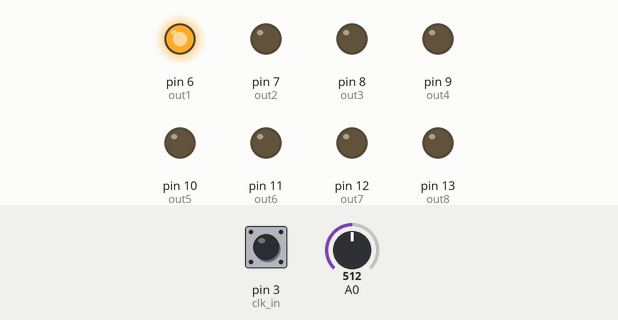
Simulated run of this sketch. Board: Arduino Uno, built with avr-gcc and run on an emulated ATmega328P. Parts: output pins drawn as LEDs (lit = HIGH). The inputs (shaded band) are chosen by the test bench; at power-on: pin 3 (clk_in) HIGH, A0 = 512. Pins used as bus, display or sensor lines are not drawn; what the sketch prints to the serial monitor is not drawn.

Above: at 1.2 s.
1.3 s: pin 3 (clk_in) pulled LOW for 0.15 s
At 1.6 s:
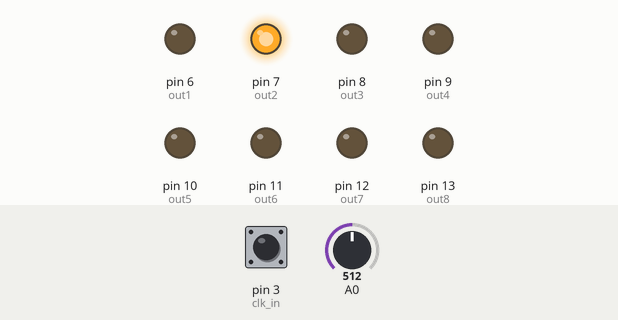
2.9 s: pin 3 (clk_in) pulled LOW for 1 s
At 4.0 s:
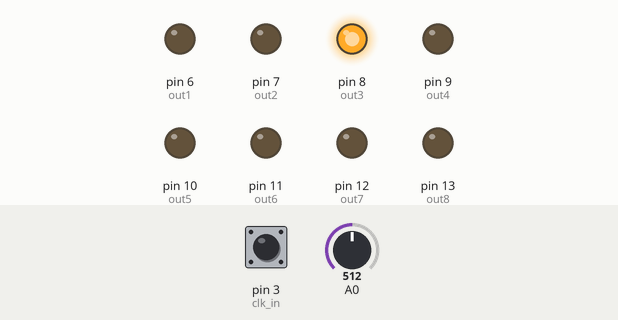
5.4 s: pin 3 (clk_in) pulled LOW for 0.15 s
At 5.9 s:
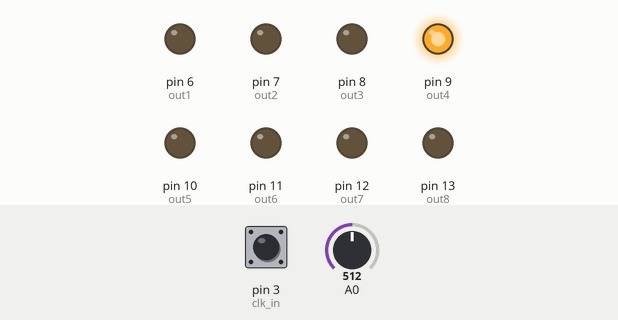
7.0 s: pin 3 (clk_in) pulled LOW for 3.2 s
At 8.4 s:
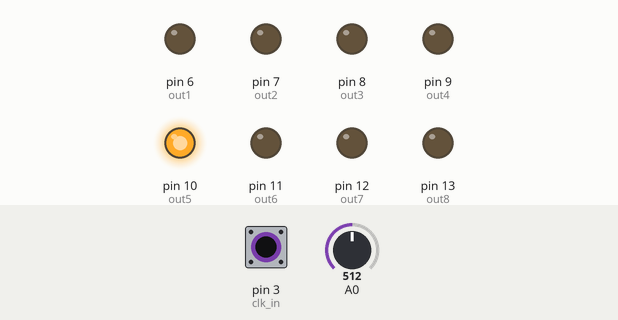
11.7 s: pin 3 (clk_in) pulled LOW for 0.15 s
At 12.9 s:
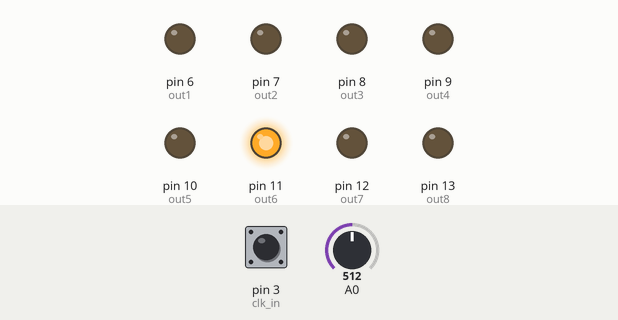
13.3 s: pin 3 (clk_in) pulled LOW for 1 s
At 14.3 s:
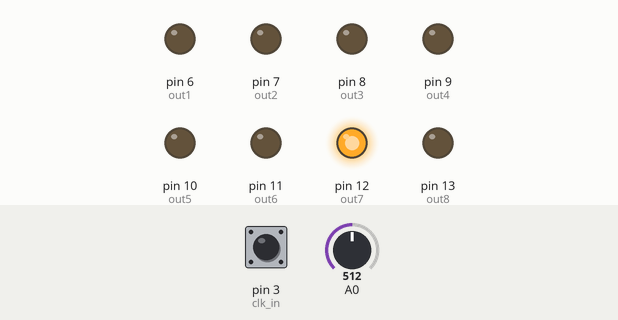
Timing chart, 0 to 16.3 s (numbered marks = the images above; inputs shaded):
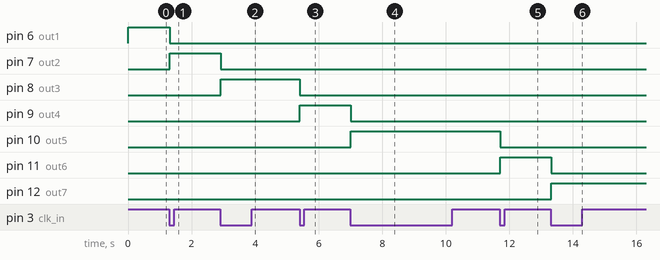

The sketch:

_8step_module.ino
```cpp
#define NOT_PRESSED HIGH
#define WAS_PRESSED LOW

// Predefined functions
void HandleClock();
void StepIfTriggered();

// Global Variables
const int out1 = 6;
const int out2 = 7;
const int out3 = 8;
const int out4 = 9;
const int out5 = 10;
const int out6 = 11;
const int out7 = 12;
const int out8 = 13;

const int clk_in = 3;
const int clk_out = 5;

// Step sequencer variables
int current_step = out1;  // Always start on step one.

int last_button_state = NOT_PRESSED;   // the previous reading from the input pin
int button_state = NOT_PRESSED;
long lastDebounceTime = 0;  // the last time the output pin was toggled
long debounceDelay = 10;    // the debounce time; increase if the output flickers

// Clock generator variables
unsigned long clk_period = 1000;  // Period in milliseconds
unsigned long last_clock_cycle = 0;
int output_state = LOW;

void setup() {
  // initialize the digital pin as an output.
  pinMode(out1, OUTPUT);
  pinMode(out2, OUTPUT);
  pinMode(out3, OUTPUT);
  pinMode(out4, OUTPUT);

  pinMode(out5, OUTPUT);
  pinMode(out6, OUTPUT);
  pinMode(out7, OUTPUT);
  pinMode(out8, OUTPUT);

  pinMode(clk_in, INPUT);
  digitalWrite(clk_in, HIGH);

  pinMode(clk_out, OUTPUT);

  Serial.begin(9600);
}

// the loop routine runs over and over again forever:
void loop() {
  HandleClock();
  StepIfTriggered();
}

void HandleClock() {
  clk_period = (analogRead(A0) + 100);
 /* Serial.print("millis = ");
  Serial.println(millis());
  Serial.print("last = ");
  Serial.println(last_clock_cycle);
  Serial.print("millis - last = ");
  Serial.println(millis() - last_clock_cycle);*/

  if(abs(millis() - last_clock_cycle) > clk_period / 2) {
    output_state = !output_state;
    digitalWrite(clk_out, output_state);

    last_clock_cycle = millis();
  }
}

void StepIfTriggered() {
  int reading = digitalRead(clk_in);

  // If the switch changed, due to noise or pressing:
  if (reading != last_button_state) {
    // reset the debouncing timer
    lastDebounceTime = millis();
  }

  if ((millis() - lastDebounceTime) > debounceDelay) {
    Serial.println(reading);
    // Only trigger if there is a change since last time
    if (reading != button_state) {
      button_state = reading;
      Serial.println(reading);
      if (button_state == WAS_PRESSED) {
        digitalWrite(current_step, LOW);

        current_step++;
        if (current_step > out8)
          current_step = out1;
      }
    }
  }
  digitalWrite(current_step, HIGH);

  last_button_state = reading;
}
```

Measured:
- after the input at 1.3 s, pin 6 (out1): HIGH → LOW at once; pin 7 (out2): LOW → HIGH at once
- after the input at 2.9 s, pin 7 (out2): HIGH → LOW at once; pin 8 (out3): LOW → HIGH at once
- after the input at 5.4 s, pin 8 (out3): HIGH → LOW at once; pin 9 (out4): LOW → HIGH at once
- after the input at 7.0 s, pin 9 (out4): HIGH → LOW at once; pin 10 (out5): LOW → HIGH at once
- after the input at 11.7 s, pin 10 (out5): HIGH → LOW at once; pin 11 (out6): LOW → HIGH at once
- after the input at 13.3 s, pin 11 (out6): HIGH → LOW at once; pin 12 (out7): LOW → HIGH at once
